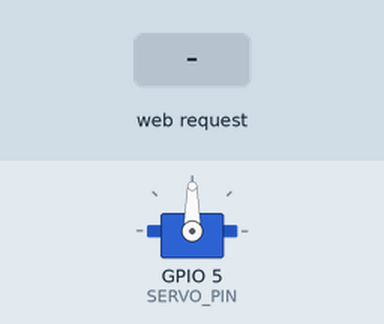
This sketch was run on a simulated ESP32. Parts: servo. The inputs (shaded band) are chosen by the test bench. What the sketch prints to the serial monitor is not drawn.

Above: at 1.7 s.
1.8 s: HTTP request GET /on received
At 2.65 s:
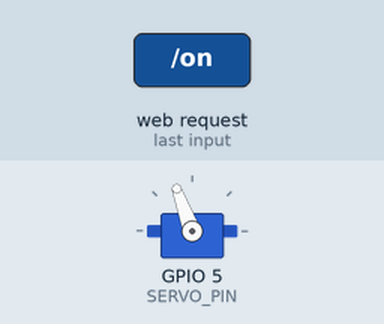
4.2 s: HTTP request GET /off received
At 6.55 s:
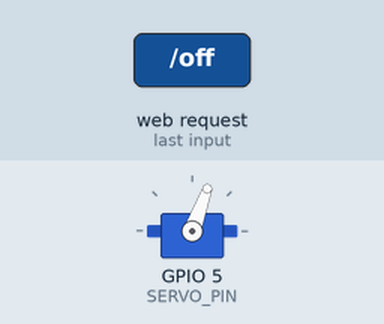
Timing chart, 0 to 11.1 s (numbered marks = the images above; inputs shaded):
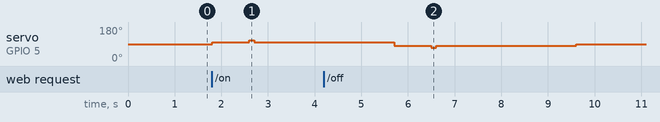

The sketch:

auto_light.ino
```cpp
#include <WiFi.h>
#include <WebServer.h>
#include <DNSServer.h>
#include <ESP32Servo.h>

// ==================== 1. 基础设置 ====================
const char* ssid = "这是245远程关灯喵";
const char* password = "245666666";

WebServer server(80);
DNSServer dnsServer;
const byte DNS_PORT = 53;

Servo myServo;

// ==================== 2. 动作参数（彻底分开） ====================
const int ANGLE_CENTER = 90;   // 待机中位

// --- 开灯方向的角度（对应 /off 路径） ---
const int ON_FIRST  = 80;      // 开灯：第一段轻轻碰一下
const int ON_SECOND = 70;      // 开灯：极限推到底
const int ON_BACK   = 80;      // 开灯：退回卸力的位置

// --- 关灯方向的角度（对应 /on 路径） ---
const int OFF_FIRST  = 100;    // 关灯：第一段轻轻碰一下
const int OFF_SECOND = 110;    // 关灯：极限推到底
const int OFF_BACK   = 100;    // 关灯：退回卸力的位置

// --- 时间参数 ---
const int GAP_TIME     = 800;  // 两段之间的停顿
const int SHORT_TIME   = 100;  // 推到底极限位置的极短停顿
const int HOLD_TIME    = 3000; // 退回安全位置的长延迟

bool isBusy = false;           // 防连点标志位

// ==================== 3. HTML 页面 ====================
const char* page_html = R"rawliteral(
<!DOCTYPE html>
<html>
<head>
  <meta charset='UTF-8'>
  <meta name='viewport' content='width=device-width, initial-scale=1.0, maximum-scale=1.0, user-scalable=no'>
  <title>245宿舍关灯喵</title>
  <style>
    body { font-family: 'STKaiti', 'KaiTi', '楷体', sans-serif; background-color: #ffe4e9; display: flex; flex-direction: column; align-items: center; justify-content: center; height: 100vh; margin: 0; }
    h1 { color: #333; font-size: 28px; margin-bottom: 40px; letter-spacing: 2px; }
    .btn { border: none; outline: none; color: white; font-size: 24px; font-family: inherit; padding: 15px 60px; margin: 15px 0; border-radius: 50px; cursor: pointer; box-shadow: 0 4px 15px rgba(0,0,0,0.2); transition: transform 0.1s, background-color 0.3s; }
    .btn:active { transform: scale(0.95); }
    .btn-on { background: linear-gradient(135deg, #ff9a9e 0%, #a18cd1 100%); }
    .btn-off { background: linear-gradient(135deg, #a18cd1 0%, #ff9a9e 100%); }
    .btn:disabled { background: #cccccc; box-shadow: none; cursor: not-allowed; transform: none; }
  </style>
  <script>
    function sendCmd(url) {
      document.getElementById('btn-on').disabled = true;
      document.getElementById('btn-off').disabled = true;

      var xhr = new XMLHttpRequest();
      xhr.open("GET", url, true);
      xhr.send();

      setTimeout(function() {
        document.getElementById('btn-on').disabled = false;
        document.getElementById('btn-off').disabled = false;
      }, 6000);
    }
  </script>
</head>
<body>
  <h1>关灯睡觉了喵</h1>
  <button id='btn-on' class='btn btn-on' onclick="sendCmd('/off')">关 灯 喵</button>
  <button id='btn-off' class='btn btn-off' onclick="sendCmd('/on')">开 灯 喵</button>
</body>
</html>
)rawliteral";

// ==================== 4. 动作函数 ====================
void doTwoStage(int firstAngle, int secondAngle, int backAngle) {
  isBusy = true;

  myServo.write(firstAngle);    // 第一步：轻碰
  delay(GAP_TIME);

  myServo.write(secondAngle);   // 第二步：推到底
  delay(SHORT_TIME);

  myServo.write(backAngle);     // 第三步：退回卸力
  delay(HOLD_TIME);

  myServo.write(ANGLE_CENTER);  // 第四步：回中位 90

  isBusy = false;
}

// ==================== 5. 初始化 ====================
void setup() {
  setCpuFrequencyMhz(80); // 把主频从默认的 240MHz 降到 80MHz
  Serial.begin(115200);

  const int SERVO_PIN = 5;
  myServo.attach(SERVO_PIN);
  myServo.write(ANGLE_CENTER);
  delay(500);

  WiFi.softAP(ssid, password);
  WiFi.setSleep(true);
  Serial.println("WiFi 已启动");
  Serial.print("ESP32 的 IP 地址是: ");
  Serial.println(WiFi.softAPIP());

  dnsServer.start(DNS_PORT, "*", WiFi.softAPIP());

  server.on("/", []() {
    server.send(200, "text/html", page_html);
  });

  //on关灯角度
  server.on("/on", []() {
    Serial.println("关灯喵");
    if (!isBusy) {
      doTwoStage(OFF_FIRST, OFF_SECOND, OFF_BACK);
    } else {
      Serial.println("正在执行上一个动作，忽略");
    }
    server.send(200, "text/plain", "OK");
  });

  //off开灯角度
  server.on("/off", []() {
    Serial.println("开灯喵");
    if (!isBusy) {
      doTwoStage(ON_FIRST, ON_SECOND, ON_BACK);
    } else {
      Serial.println("正在执行上一个动作，忽略");
    }
    server.send(200, "text/plain", "OK");
  });

  server.onNotFound([]() {
    server.send(200, "text/html", page_html);
  });

  server.begin();
  Serial.println("HTTP 服务器已启动，等待手机连接...");
}

// ==================== 6. 主循环 ====================
void loop() {
  dnsServer.processNextRequest();
  server.handleClient();
}
```

Measured:
- after the input at 1.8 s, servo on GPIO 5 (SERVO_PIN): 90° → 100° at once, → 110° 0.80 s later, → 100° 0.10 s later
- after the input at 4.2 s, servo on GPIO 5 (SERVO_PIN): 100° → 80° after 1.5 s, → 70° 0.80 s later, → 80° 0.10 s later, → 90° 3.0 s later
